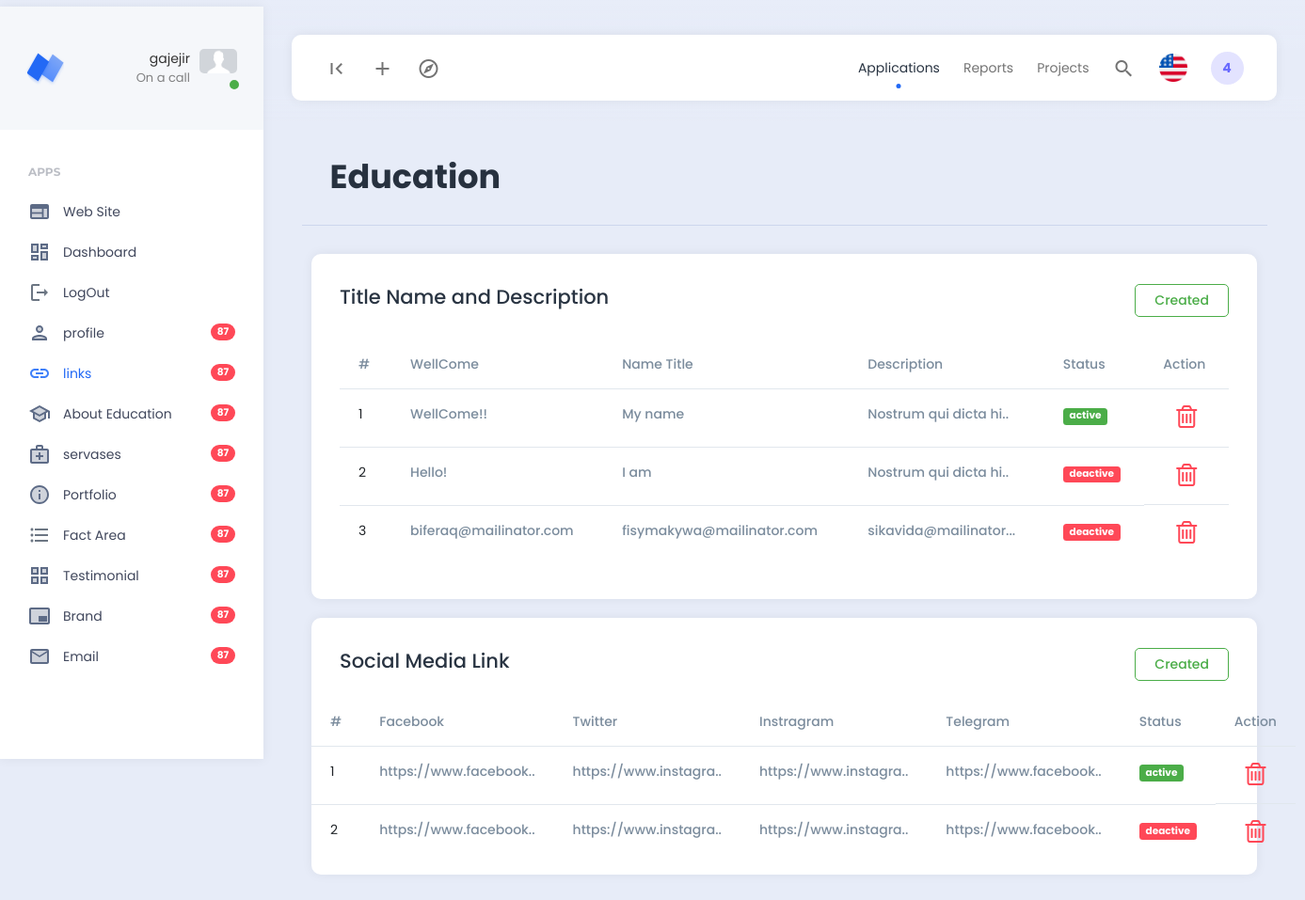
Screenshot of /Portfolio/dashbord/links/links.php (signed in) with the database file from the repository.
### tables this page shows
CREATE TABLE `register` (
  `id` int NOT NULL,
  `name` varchar(30) NOT NULL,
  `email` varchar(60) DEFAULT NULL,
  `image` varchar(200) NOT NULL DEFAULT 'profile.png',
  `password` varchar(40) DEFAULT NULL
);

CREATE TABLE `link_tnd` (
  `id` int NOT NULL,
  `wellcome` varchar(200) NOT NULL,
  `name` varchar(200) NOT NULL,
  `description` varchar(200) NOT NULL,
  `status` varchar(200) NOT NULL DEFAULT 'deactive'
);

CREATE TABLE `links` (
  `id` int NOT NULL,
  `user_id` int NOT NULL,
  `facebook` varchar(200) NOT NULL,
  `instragram` varchar(200) NOT NULL,
  `twitter` varchar(200) NOT NULL,
  `telegram` varchar(200) NOT NULL,
  `status` varchar(11) NOT NULL DEFAULT 'deactive'
);

### Portfolio/dashbord/links/links.php (the view, shortened to what this page needs)
<?php
    include "../master/header.php";
    include "../../config/config.php";
    $links = "SELECT * FROM links";
    $regult = mysqli_query($conn,$links);
    $link_tnd = "SELECT * FROM link_tnd";
    $regultlink_tnd = mysqli_query($conn,$link_tnd);
?>
<!DOCTYPE html>
<html lang="en">
<head>
</head>
<body>
<div class="row">
    <div class="col">
        <div class="page-description">
                <h1>Education</h1>
        </div>
    </div>
    </div>
    <section class="container">
        <div class="row">
            <div class="col">
                <div class="card">
                    <div class="card-header d-flex justify-content-between align-items-center">
                        <h4>Title Name and Description</h4>
                        <a href="create.php?idtitlwName=titlwName" type="submit" name="submit" class="btn btn-outline-success m-b-xs my-2">Created</a>
                    </div>
                    <div class="card-body">
                        <table class="table">
                            <thead class="table-derk">
                                <tr>
                                    <th scope="col">#</th>
                                    <th scope="col">WellCome</th>
                                    <th scope="col">Name Title</th>
                                    <th scope="col">Description</th>
                                    <th scope="col">Status</th>
                                    <th scope="col">Action</th>
                                </tr>
                            </thead>
                            <tbody>
                                <?php
                                $num = 1;
                                    foreach($regultlink_tnd as $regults):
                                ?>
                                <tr>
                                <td><?= $num ++;?></td>
                                <th scope="col"><?= $regults['wellcome']?></th>
                                <th scope="col"><?= $regults['name']?></th>
                                <th scope="col"><?= substr($regults['description'],0,20)?>..</th>
                                <td><a href="link_manage.php?status_idtnd=<?= $regults['id'];?>" class="<?= ($regults['status'] == 'deactive') ? 'badge bg-danger text-white':'badge bg-success text-white' ?>"><?= $regults['status'];?></a></td>
                                <td class="d-flex justify-content-around">
                                <a href="link_manage.php?delete_idtnd=<?= $regults['id'];?>"><i class="fa fa-trash-o text-danger fa-2x"></i></a>
                                </td>
                                </tr>
                                <?php endforeach;?>
                            </tbody>
                     </table>
                    </div>
                </div>
            </div>
        </div>
    </section>
    <div class="container">
        <div class="row">
            <div class="col">
                <div class="card">
                    <div class="card-header d-flex justify-content-between align-items-center">
                    <h4>Social Media Link</h4>
                    <a href="create.php?idlink=link" type="submit" name="submit" class="btn btn-outline-success m-b-xs my-2">Created</a>
                    </div>
                    <table class="table">
                        <thead class="table-derk">
                            <tr>
                                <th scope="col">#</th>
                                <th scope="col">Facebook</th>
                                <th scope="col">Twitter</th>
                                <th scope="col">Instragram</th>
                                <th scope="col">Telegram</th>
                                <th scope="col">Status</th>
                                <th scope="col">Action</th>
                            </tr>
                        </thead>
                        <tbody>
                        <?php
                        $num = 1;
                            foreach($regult as $regults):
                        ?>
                        <tr>
                            <td><?= $num ++;?></td>
                            <th scope="col"><?= substr($regults['facebook'],0,20)?>..</th>
                            <th scope="col"><?= substr($regults['instragram'],0,20)?>..</th>
                            <th scope="col"><?= substr($regults['twitter'],0,20)?>..</th>
                            <th scope="col"><?= substr($regults['telegram'],0,20)?>..</th>
                            <td><a href="link_manage.php?status_id=<?= $regults['id'];?>" class="<?= ($regults['status'] == 'deactive') ? 'badge bg-danger text-white':'badge bg-success text-white' ?>"><?= $regults['status'];?></a></td>
                            <td class="d-flex justify-content-around">
                            <a href="link_manage.php?delete_id=<?= $regults['id'];?>"><i class="fa fa-trash-o text-danger fa-2x"></i></a>
                            </td>
                        </tr>
                        <?php endforeach;?>
                    </tbody>
                </table>
                </div>
            </div>
        </div>
    </div>
</body>
</html>
<?php
    include "../master/footer.php";
?>

### Portfolio/dashbord/master/header.php (shortened to what this page needs)
<?php
require "../../config/config.php";
 $explode = explode('/',$_SERVER['PHP_SELF']);
 $link =end($explode);
    $id = $_SESSION['auth_id'];
    $user_query = "SELECT * FROM register WHERE id='{$id}'";
    $user_connect = mysqli_query($conn,$user_query);
    $user = mysqli_fetch_assoc($user_connect);
?>
<!DOCTYPE html>
<html lang="en">
<head>
</head>
<body>
    <!DOCTYPE html>
<html lang="en">
<head>
    <link href="../../assets/plugins/bootstrap/css/bootstrap.min.css" rel="stylesheet">
    <link href="../../assets/plugins/perfectscroll/perfect-scrollbar.css" rel="stylesheet">
    <link href="../../assets/plugins/pace/pace.css" rel="stylesheet">
    <link rel="stylesheet" href="https://cdnjs.cloudflare.com/ajax/libs/font-awesome/4.7.0/css/font-awesome.css" />
    <link href="../../assets/css/main.min.css" rel="stylesheet">
    <link href="../../assets/css/custom.css" rel="stylesheet">
</head>
<body>
    <div class="app align-content-stretch d-flex flex-wrap">
        <div class="app-sidebar">
            <div class="logo">
                <a href="index.html" class="logo-icon"><span class="logo-text">Neptune</span></a>
                <div class="sidebar-user-switcher user-activity-online">
                    <a href="#">
                        <?php
                            if($user['image'] == "profile.png") : ?>
                            <img src="../../public/defualt/<?= $user['image']?>">
                        <?php else : ?>
                            <img src="../../public/profile/<?= $user['image']?>">
                        <?php endif;?>
                        <span class="activity-indicator"></span>
                        <span class="user-info-text"><?= (isset($_SESSION['temp_name'])) ? $_SESSION['temp_name'] : '';?><br><span class="user-state-info">On a call</span></span>
                    </a>
                </div>
            </div>
            <div class="app-menu">
                <ul class="accordion-menu">
                    <li class="sidebar-title">
                        Apps
                    </li>
                    <li class=" <?= ($link == 'index.php') ?'active-page' :'' ?>">
                        <a href="../../index.php" target="blank" class="active"><i class="material-icons-two-tone">web</i>Web Site</a>
                    </li>
                    <li class=" <?= ($link == 'home.php') ?'active-page' :'' ?>">
                        <a href="../home/home.php" class="active"><i class="material-icons-two-tone">dashboard</i>Dashboard</a>
                    </li>
                    <li class=" <?= ($link == '../logout/logout.php') ?'active-page' :'' ?>">
                        <a href="../logout/logout.php" class="active"><i class="material-icons-two-tone">logout</i>LogOut</a>
                    </li>
                    <li class=" <?= ($link == 'profile.php') ?'active-page' :'' ?>">
                        <a href="../profile/profile.php"><i class="material-icons-two-tone">person</i>profile<span class="badge rounded-pill badge-danger float-end">87</span></a>
                    </li>
                    <li class=" <?= ($link == 'links.php') ?'active-page' :'' ?>">
                        <a href="../links/links.php"><i class="material-icons-two-tone">link</i>links<span class="badge rounded-pill badge-danger float-end">87</span></a>
                    </li>
                    <li class=" <?= ($link == 'education.php') ?'active-page' :'' ?>">
                        <a href="../education/education.php"><i class="material-icons-two-tone">school</i>About Education<span class="badge rounded-pill badge-danger float-end">87</span></a>
                    </li>
                    <li class=" <?= ($link == 'serveses.php') ?'active-page' :'' ?>">
                        <a href="../serveses/serveses.php"><i class="material-icons-two-tone">medical_services</i>servases<span class="badge rounded-pill badge-danger float-end">87</span></a>
                    </li>
                    <li class=" <?= ($link == 'portfolio.php') ?'active-page' :'' ?>">
                        <a href="../portfolio/portfolio.php"><i class="material-icons-two-tone">info</i>Portfolio<span class="badge rounded-pill badge-danger float-end">87</span></a>
                    </li>
                    <li class=" <?= ($link == 'fact_area.php') ?'active-page' :'' ?>">
                        <a href="../fact_area/fact_area.php"><i class="material-icons-two-tone">format_list_bulleted</i>Fact Area<span class="badge rounded-pill badge-danger float-end">87</span></a>
                    </li>
                    <li class=" <?= ($link == 'testimonial.php') ?'active-page' :'' ?>">
                        <a href="../testimonial/testimonial.php"><i class="material-icons-two-tone">grid_view</i>Testimonial<span class="badge rounded-pill badge-danger float-end">87</span></a>
                    </li>
                    <li class=" <?= ($link == 'brand.php') ?'active-page' :'' ?>">
                        <a href="../brand_area/brand.php"><i class="material-icons-two-tone">branding_watermark</i>Brand<span class="badge rounded-pill badge-danger float-end">87</span></a>
                    </li>
                    <li class=" <?= ($link == 'email.php') ?'active-page' :'' ?>">
                        <a href="../email/email.php"><i class="material-icons-two-tone">email</i>Email<span class="badge rounded-pill badge-danger float-end">87</span></a>
                    </li>
                </ul>
            </div>
        </div>
        <div class="app-container">
            <div class="app-header">
                <nav class="navbar navbar-light navbar-expand-lg">
                    <div class="container-fluid">
                        <div class="navbar-nav" id="navbarNav">
                            <ul class="navbar-nav">
                                <li class="nav-item">
                                    <a class="nav-link hide-sidebar-toggle-button" href="#"><i class="material-icons">first_page</i></a>
                                </li>
                                <li class="nav-item dropdown hidden-on-mobile">
                                    <a class="nav-link dropdown-toggle" href="#" id="addDropdownLink" role="button" data-bs-toggle="dropdown" aria-expanded="false">
                                        <i class="material-icons">add</i>
                                    </a>
                                </li>
                                <li class="nav-item dropdown hidden-on-mobile">
                                    <a class="nav-link dropdown-toggle" href="#" id="exploreDropdownLink" role="button" data-bs-toggle="dropdown" aria-expanded="false">
                                        <i class="material-icons-outlined">explore</i>
                                    </a>
                                </li>
                            </ul>
                        </div>
                        <div class="d-flex">
                            <ul class="navbar-nav">
                                <li class="nav-item hidden-on-mobile">
                                    <a class="nav-link active" href="#">Applications</a>
                                </li>
                                <li class="nav-item hidden-on-mobile">
                                    <a class="nav-link" href="#">Reports</a>
                                </li>
                                <li class="nav-item hidden-on-mobile">
                                    <a class="nav-link" href="#">Projects</a>
                                </li>
                                <li class="nav-item">
                                    <a class="nav-link toggle-search" href="#"><i class="material-icons">search</i></a>
                                </li>
                                <li class="nav-item hidden-on-mobile">
                                    <a class="nav-link language-dropdown-toggle" href="#" id="languageDropDown" data-bs-toggle="dropdown"><img src="../../assets/images/flags/us.png" alt=""></a>
                                </li>
                                <li class="nav-item hidden-on-mobile">
                                    <a class="nav-link nav-notifications-toggle" id="notificationsDropDown" href="#" data-bs-toggle="dropdown">4</a>
                                </li>
                            </ul>
                        </div>
                    </div>
                </nav>
            </div>
            <div class="app-content">
                <div class="content-wrapper">
                    <div class="container">

### rows the page displays
register: image (placeholder picture)
link_tnd: wellcome "WellCome!!", name "My name", description "Nostrum qui dicta hi", status "active"
link_tnd: wellcome "Hello!", name "I am", description "Nostrum qui dicta hi", status "deactive"
link_tnd: wellcome "biferaq@mailinator.com", name "fisymakywa@mailinator.com", description "sikavida@mailinator.", status "deactive"
links: facebook "https://www.facebook", instragram "https://www.instagra", twitter "https://www.instagra", telegram "https://www.facebook", status "active"
links: facebook "https://www.facebook", instragram "https://www.instagra", twitter "https://www.instagra", telegram "https://www.facebook", status "deactive"

### other values shown
$_SESSION['temp_name'] "gajejir"
